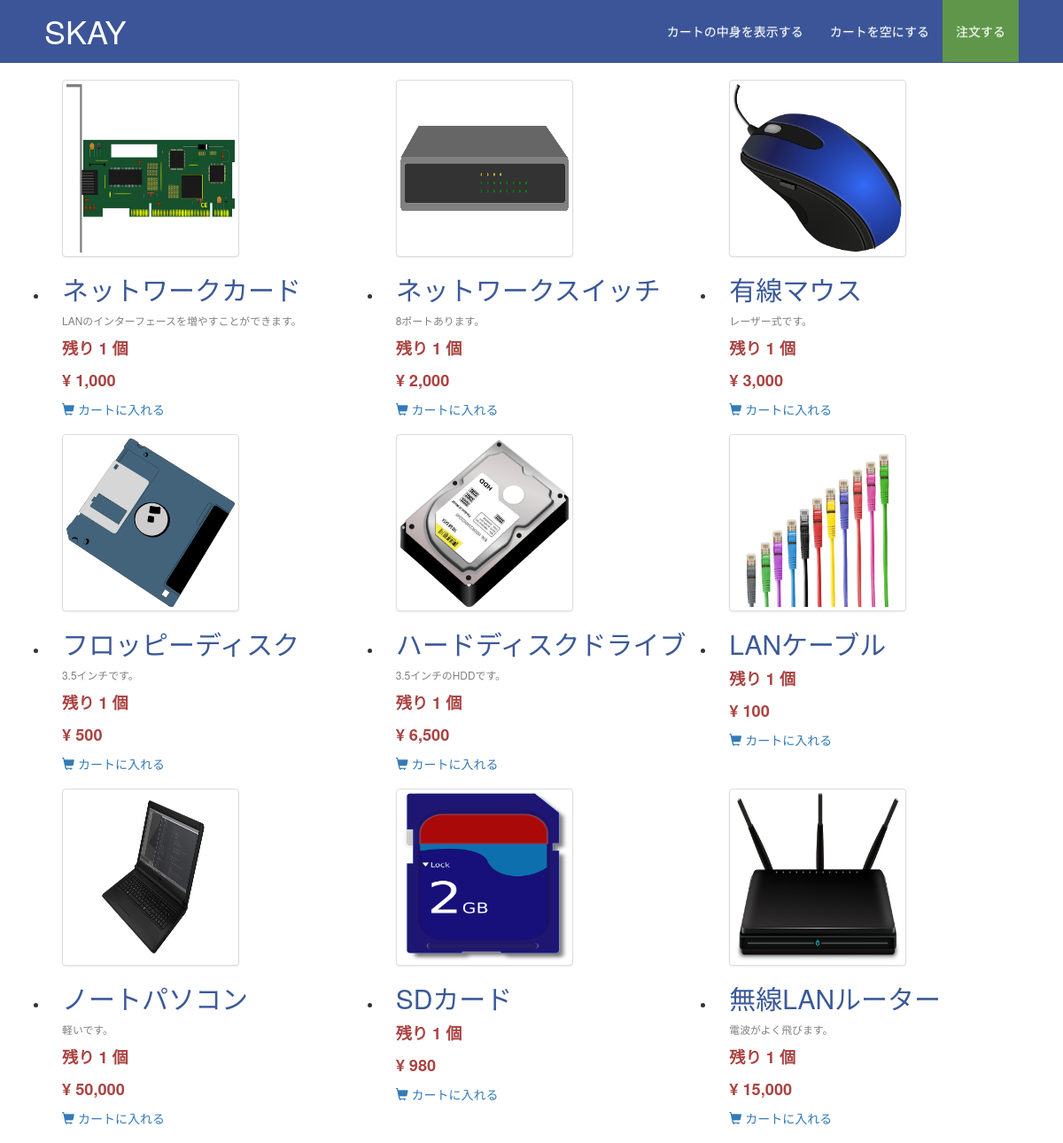
/ec/list/, run on an earlier commit of the app's database.
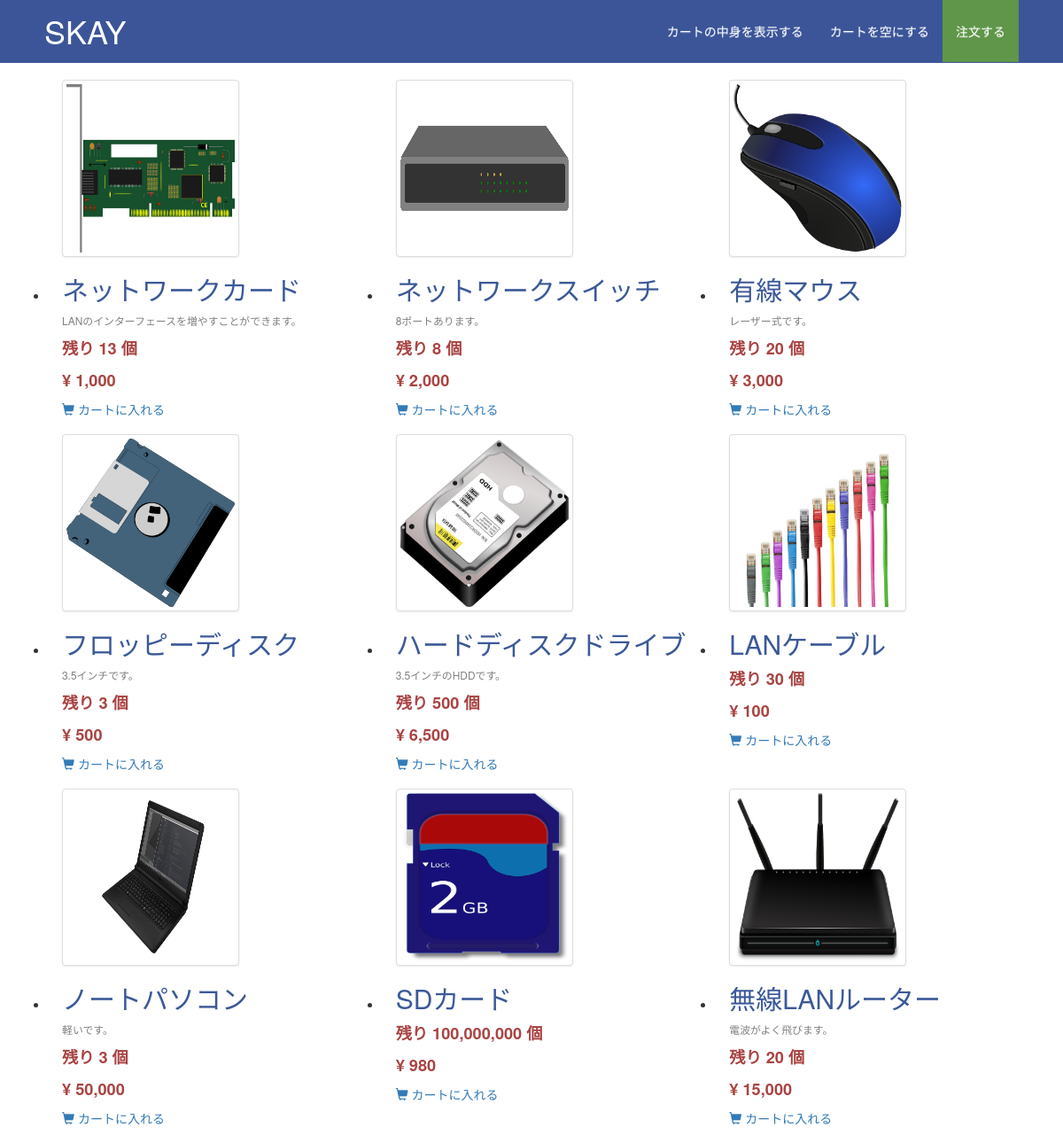
And on a later commit of the database.
### ecommerce/models.py (models this page shows, shortened)
class Product(models.Model):
    name = models.CharField("商品名", max_length=30)
    description = models.CharField("商品説明", max_length=30, blank=True)
    price = models.IntegerField("価格")
    image = models.FileField("商品画像", upload_to="", blank=True)
    stock = models.IntegerField("在庫数")
    is_enabled = models.BooleanField("商品の販売状態", default=True)
    created_at = models.DateTimeField("作成日時", auto_now_add=True)
    updated_at = models.DateTimeField("更新日時", auto_now=True)

### ecommerce/views.py (the view)
# urls.py: url(r'^ec/list/', views.index),
def index(request):
    products = get_list_or_404(Product)
    if not request.session.has_key('cart'):
        request.session['cart'] = list()
    response = render(request, 'product_list.html', {'products': products})
    return response

### ecommerce/templates/product_list.html
{% extends 'base.html' %}
{% load humanize %}
{% block content %}
<nav class="navbar navbar-fixed-top" role="navigation">
    <div class="navbar-collapse collapse">
        <ul class="nav navbar-nav navbar-right" style="margin-right: 50px;">
            <li><a class="skay-navbar-link" href="../cart_list/">カートの中身を表示する</a></li>
            <li><a class="skay-navbar-link" href="../cart_reset/">カートを空にする</a></li>
            <li><a class="skay-navbar-link skay-order-button" href="../order/">注文する</a></li>
        </ul>
    </div>
</nav>
<div class="row" style="clear: both;">
    <ul>
        {% for product in products %}
        <li class="col-sm-4 skay-product-list">
            <a href="../../media/{{ product.image }}" data-lightbox="{{ product.image }}" rel="lightbox">
                <img class="thumbnail" src="../../media/{{ product.image }}" alt="" width="200" height="200" border="0" />
            </a>
            <h2 class="skay-brand">{{ product.name }}</h2>
            <p style="color: gray;"><small>{{ product.description }}</small></p>
            <p class="text-danger" style="font-size: 1.3em;"><strong>残り {{ product.stock | intcomma }} 個</strong></p>
            <p class="text-danger" style="font-size: 1.3em;"><strong>¥ {{ product.price | intcomma }}</strong></p>
            <a href="../cart_add/{{ product.id }}">
                <i class="glyphicon glyphicon-shopping-cart"></i>
                カートに入れる
            </a>
        </li>
        {% endfor %}
    </ul>
</div>
{% endblock %}

### ecommerce/templates/base.html (shortened to what this page needs)
{% load staticfiles %}
<html>
    <head>
        <link rel="stylesheet" href="//maxcdn.bootstrapcdn.com/bootstrap/3.2.0/css/bootstrap.min.css">
        <link rel="stylesheet" href="//maxcdn.bootstrapcdn.com/bootstrap/3.2.0/css/bootstrap-theme.min.css">
        <link rel="stylesheet" href="{% static 'css/style.css' %}">
        <link rel="stylesheet" href="{% static 'lightbox/css/lightbox.min.css' %}" type="text/css">
    </head>
    <body>
        <nav class="navbar navbar-fixed-top skay-title" role="navigation">
            <div class="navbar-header">
                <h1 class="nabvar-brand navbar-text">SKAY</h1>
            </div>
        </nav>
        <div class="content container" style="padding-top: 90px;">
            {% block content %}
            {% endblock %}
        </div>
    </body>
</html>

### static/css/style.css (style rules this page uses)
body { margin: 0; padding: 0; }
.skay-title { background-color: #3b5598; color: white; }
.skay-title h1 { margin-left: 50px; }
.skay-product-list { padding-bottom: 30px; height: 400px; }
.skay-brand { color: #3B5998; }
.skay-navbar-link { color: white; line-height: 40px !important; }
.skay-order-button { background-color: #5F9649; }

What changed in the data, as far as the page shows it:
changed Product "ネットワークカード": stock "1" → "13"
changed Product "ネットワークスイッチ": stock "1" → "8"
changed Product "有線マウス": stock "1" → "20"
changed Product "フロッピーディスク": stock "1" → "3"
changed Product "ハードディスクドライブ": stock "1" → "500"
changed Product "LANケーブル": stock "1" → "30"
changed Product "ノートパソコン": stock "1" → "3"
changed Product "SDカード": stock "1" → "100,000,000"
changed Product "無線LANルーター": stock "1" → "20"
